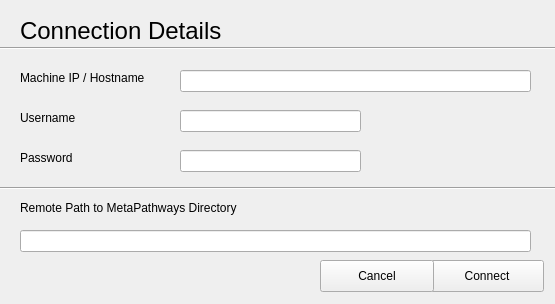
<?xml version="1.0" encoding="UTF-8"?>
<ui version="4.0">
 <class>RemoteForm</class>
 <widget class="QWidget" name="RemoteForm">
  <property name="geometry">
   <rect>
    <x>0</x>
    <y>0</y>
    <width>555</width>
    <height>304</height>
   </rect>
  </property>
  <property name="windowTitle">
   <string>Form</string>
  </property>
  <widget class="QLabel" name="label">
   <property name="geometry">
    <rect>
     <x>20</x>
     <y>10</y>
     <width>251</width>
     <height>41</height>
    </rect>
   </property>
   <property name="font">
    <font>
     <pointsize>18</pointsize>
    </font>
   </property>
   <property name="text">
    <string>Connection Details</string>
   </property>
  </widget>
  <widget class="Line" name="line">
   <property name="geometry">
    <rect>
     <x>0</x>
     <y>40</y>
     <width>561</width>
     <height>16</height>
    </rect>
   </property>
   <property name="orientation">
    <enum>Qt::Horizontal</enum>
   </property>
  </widget>
  <widget class="QLabel" name="label_2">
   <property name="geometry">
    <rect>
     <x>20</x>
     <y>70</y>
     <width>161</width>
     <height>16</height>
    </rect>
   </property>
   <property name="text">
    <string>Machine IP / Hostname</string>
   </property>
  </widget>
  <widget class="QLineEdit" name="lineEdit">
   <property name="geometry">
    <rect>
     <x>180</x>
     <y>70</y>
     <width>351</width>
     <height>22</height>
    </rect>
   </property>
  </widget>
  <widget class="QLabel" name="label_3">
   <property name="geometry">
    <rect>
     <x>20</x>
     <y>110</y>
     <width>121</width>
     <height>16</height>
    </rect>
   </property>
   <property name="text">
    <string>Username</string>
   </property>
  </widget>
  <widget class="QLineEdit" name="lineEdit_2">
   <property name="geometry">
    <rect>
     <x>180</x>
     <y>110</y>
     <width>181</width>
     <height>22</height>
    </rect>
   </property>
  </widget>
  <widget class="QLabel" name="label_4">
   <property name="geometry">
    <rect>
     <x>20</x>
     <y>150</y>
     <width>61</width>
     <height>16</height>
    </rect>
   </property>
   <property name="text">
    <string>Password</string>
   </property>
  </widget>
  <widget class="QLineEdit" name="lineEdit_3">
   <property name="geometry">
    <rect>
     <x>180</x>
     <y>150</y>
     <width>181</width>
     <height>22</height>
    </rect>
   </property>
  </widget>
  <widget class="QLabel" name="label_5">
   <property name="geometry">
    <rect>
     <x>20</x>
     <y>200</y>
     <width>371</width>
     <height>16</height>
    </rect>
   </property>
   <property name="text">
    <string>Remote Path to MetaPathways Directory</string>
   </property>
  </widget>
  <widget class="QLineEdit" name="lineEdit_4">
   <property name="geometry">
    <rect>
     <x>20</x>
     <y>230</y>
     <width>511</width>
     <height>22</height>
    </rect>
   </property>
  </widget>
  <widget class="QPushButton" name="connectButton">
   <property name="geometry">
    <rect>
     <x>430</x>
     <y>260</y>
     <width>114</width>
     <height>32</height>
    </rect>
   </property>
   <property name="text">
    <string>Connect</string>
   </property>
  </widget>
  <widget class="Line" name="line_2">
   <property name="geometry">
    <rect>
     <x>0</x>
     <y>180</y>
     <width>561</width>
     <height>16</height>
    </rect>
   </property>
   <property name="orientation">
    <enum>Qt::Horizontal</enum>
   </property>
  </widget>
  <widget class="QPushButton" name="cancelButton">
   <property name="geometry">
    <rect>
     <x>320</x>
     <y>260</y>
     <width>114</width>
     <height>32</height>
    </rect>
   </property>
   <property name="text">
    <string>Cancel</string>
   </property>
  </widget>
 </widget>
 <resources/>
 <connections/>
</ui>
